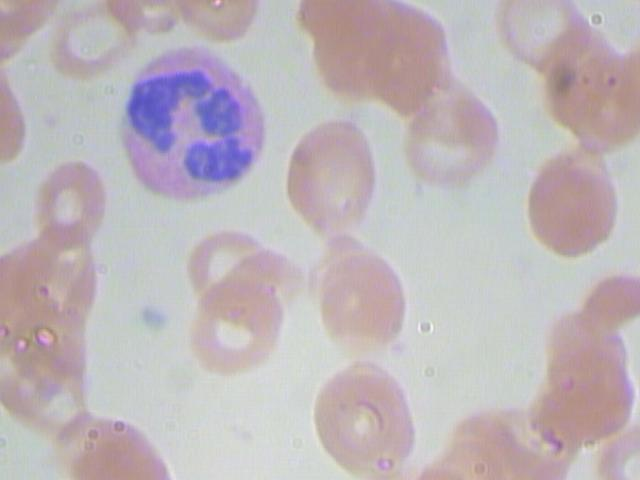
#> input picture img/BloodImage_00023.jpg, 640 x 480 px, found by its file name
$ jupyter execute --allow-errors '#Biomedik-Tugas-1.ipynb'
#> lines starting #> are read from the running program, lines starting #| are printed output that depends on the picture
[cell 1]
import numpy as np
import pandas as pd
import cv2
import matplotlib.pyplot as plt
import matplotlib.cm as cm
from google.colab.patches import cv2_imshow

[cell 2]
def meanFilter2D(data: np.array, ukuran_kernel: tuple) -> np.array:
  # ukuran image
  img_rows, img_cols = data.shape
  # ukuran kernel
  k_row, k_col = ukuran_kernel
  # ukuran padding
  kh = k_row // 2
  kw = k_col // 2
  # generate karnel
  # kernel = np.random.randint(size=(ukuran_kernel, ukuran_kernel), low=-1, high=5)
  kernel = np.ones((k_row,k_col))/(k_row*k_col)
  # generate data padding
  dataPd = np.zeros((img_rows+kw*2, img_cols+kw*2))
  # gabung data padding dengan data img
  dataPd[kh:-kh, kw:-kw] = data
  # untuk data output
  dataOut = np.zeros_like(data, dtype=np.uint8)
  # melakukan perkalian dan penjumlahan
  for i in range(img_rows):
    for j in range(img_cols):
      dataXkernel = dataPd[i:i+k_row, j:j+k_col]
      dataOut[i,j] = np.sum((dataXkernel * kernel))
  # mengganti nilai < 0 = 0 karena nilai terkecil adalah 0
  dataOut[dataOut < 0] = 0
  # mengganti nilai > 255 = 255 karena nilai terbesar adalah 255
  dataOut[dataOut > 255] = 255
  return dataOut

[cell 3]
path = r'/content/drive/Othercomputers/My Laptop/Materi Kuliah/Semester 6/Biomedika/img/BloodImage_00023.jpg'
image = cv2.imread(path, cv2.IMREAD_GRAYSCALE)
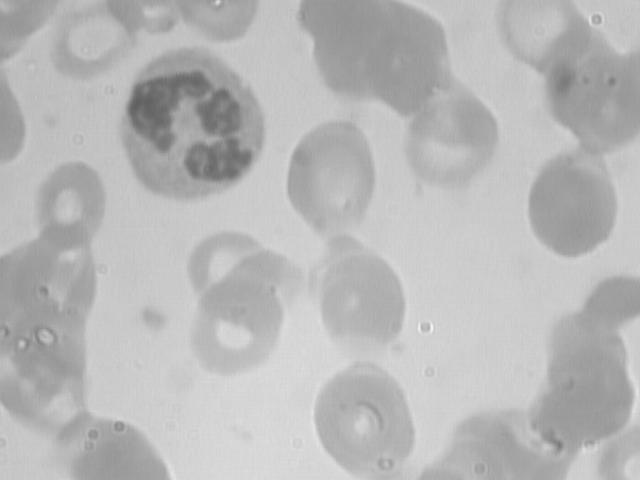
#> image: shape (480, 640); min 96, max 244, mean 184.4

[cell 4]
conv = meanFilter2D(image, (3,3))
conv

[cell 5]
image.shape, conv.shape
#> Out = ((480, 640), (480, 640))

[cell 6]
fig, ax = plt.subplots(1, 2)
ax[0].imshow(image, cmap=cm.gray)
ax[0].set_title('Image Asli')
ax[1].imshow(conv, cmap=cm.gray)
ax[1].set_title('Hasil Konvolusi')
fig.tight_layout()
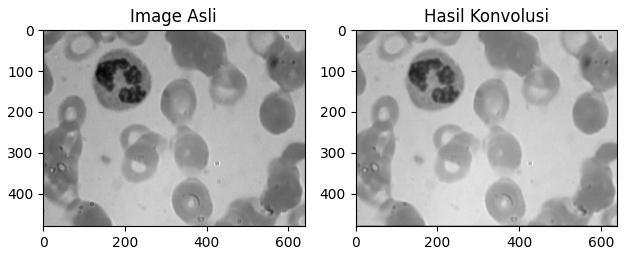
#> figure drawn by matplotlib, 2 panels
